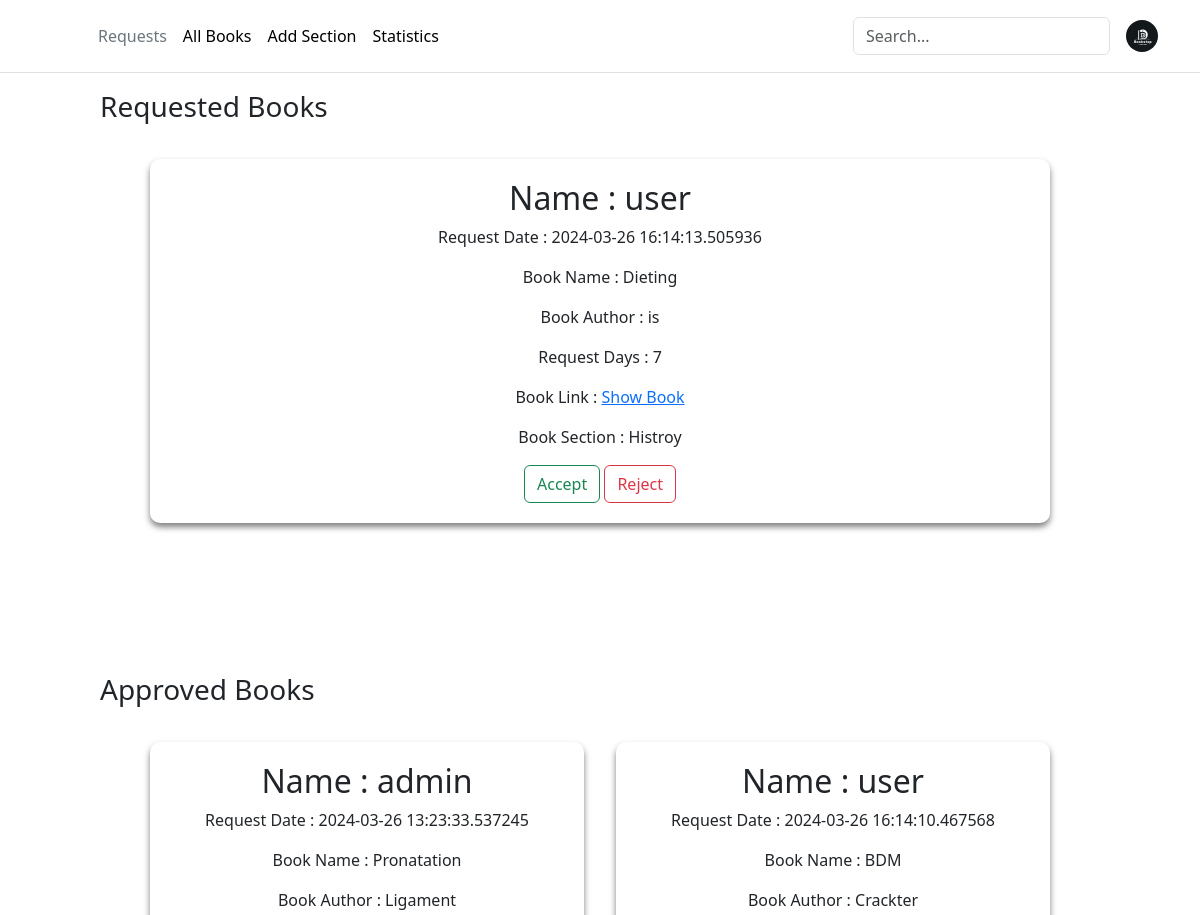
Before: /requestedBooks (upper part) with the older database file.
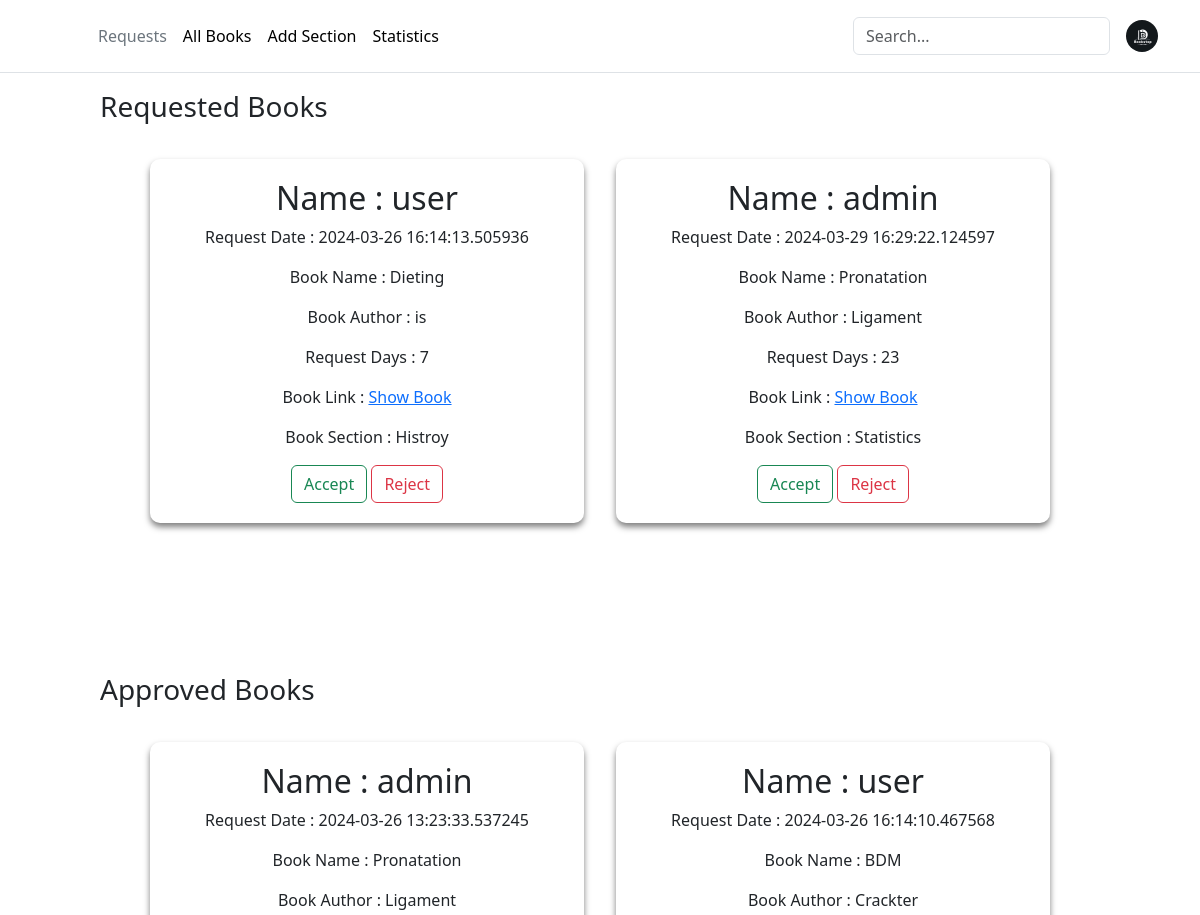
After: the same page with the newer database file.
### app.py (models this page shows)
class BookIssue(db.Model):
    __tablename__ = 'BookIssue'
    IssueId = db.Column(db.Integer, autoincrement=True, primary_key=True)
    UserId = db.Column(db.Integer, db.ForeignKey(User.UserId), nullable=False)
    BookId = db.Column(db.Integer, db.ForeignKey(Books.BookId), nullable=False)
    SectionId = db.Column(db.Integer, db.ForeignKey(Section.SectionId), nullable=False)
    RequestDate = db.Column(db.DateTime, nullable=False, default=datetime.datetime.utcnow)
    Days = db.Column(db.Integer, nullable=False)
    IssueDate = db.Column(db.String)
    IssueStatus = db.Column(db.String, nullable=False)
    LastIssueStatusDate = db.Column(db.String)

### app.py (the view, shortened to what this page needs)
@app.route("/requestedBooks", methods=["GET","POST"])
def requestedBooks():
    BookIssueMergeTable = BookIssueMerge.query.filter(
        BookIssueMerge.Section_Title.isnot(None),
        BookIssueMerge.Author.isnot(None),
        BookIssueMerge.Book_Title.isnot(None),
        BookIssueMerge.IssueStatus == "requested",
        BookIssueMerge.UserName.isnot(None)).all()
    ApprovedBookIssueMergeTable = BookIssueMerge.query.filter(
        BookIssueMerge.Section_Title.isnot(None),
        BookIssueMerge.Author.isnot(None),
        BookIssueMerge.Book_Title.isnot(None),
        BookIssueMerge.IssueStatus == "Approved",
        BookIssueMerge.UserName.isnot(None)).all()
    RejectedBookIssueMergeTable = BookIssueMerge.query.filter(
        BookIssueMerge.Section_Title.isnot(None),
        BookIssueMerge.Author.isnot(None),
        BookIssueMerge.Book_Title.isnot(None),
        BookIssueMerge.IssueStatus == "Rejected",
        BookIssueMerge.UserName.isnot(None)).all()
    return render_template("requestBooks.html", books=BookIssueMergeTable, approvedBooks = ApprovedBookIssueMergeTable, rejectedBooks = RejectedBookIssueMergeTable)

### templates/requestBooks.html (shortened to what this page needs)
<!DOCTYPE html>
<html lang="en">
  <head>
    <link rel="stylesheet" href="/static/add-section.css" />
    {% include 'bootstrap.html' %}
  </head>
  <body>
    <div>
      {% include 'headerAdmin.html' %}
      <div>
        <h3 class="firstHeading">Requested Books</h3>
        <div class="main-container">
          {% for book in books %}
          <div class="section-container" id="1">
            <h2>Name : {{book.UserName}}</h2>
            <p>Request Date : {{book.RequestDate}}</p>
            <p>Book Name : {{book.Book_Title}}</p>
            <p>Book Author : {{book.Author}}</p>
            <p>Request Days : {{book.Days}}</p>
            <p>
              Book Link :
              <a href="{{ url_for('download_book', filename=book.Book_Link) }}"
                >Show Book</a
              >
            </p>
            <div>
              <p>Book Section : {{book.Section_Title}}</p>
            </div>
            <form
              action="/requestedBooks"
              method="post"
              style="display: inline"
            >
              <button type="submit" class="btn btn-outline-success">
                Accept
              </button>
            </form>
            <form
              action="/requestedBooks"
              method="post"
              style="display: inline"
            >
              <button type="submit" class="btn btn-outline-danger">
                Reject
              </button>
            </form>
          </div>
          {% endfor %}
        </div>
        <h3>Approved Books</h3>
        <div class="main-container">
          {% for book in approvedBooks %}
          <div class="section-container" id="1">
            <h2>Name : {{book.UserName}}</h2>
            <p>Request Date : {{book.RequestDate}}</p>
            <p>Book Name : {{book.Book_Title}}</p>
            <p>Book Author : {{book.Author}}</p>
          </div>
          {% endfor %}
        </div>
      </div>
    </div>
  </body>
</html>

### templates/bootstrap.html (shortened to what this page needs)
<link
  href="https://cdn.jsdelivr.net/npm/bootstrap@5.3.2/dist/css/bootstrap.min.css"
  rel="stylesheet"
/>

### templates/headerAdmin.html
<header class="p-3 mb-1 border-bottom">
  <div class="container">
    <div
      class="d-flex flex-wrap align-items-center justify-content-center justify-content-lg-start"
    >
      <a
        href="/"
        class="d-flex align-items-center mb-2 mb-lg-0 link-body-emphasis text-decoration-none"
      >
        <svg
          class="bi me-2"
          width="40"
          height="32"
          role="img"
          aria-label="Bootstrap"
        >
          <use xlink:href="#bootstrap" />
        </svg>
      </a>
      <ul
        class="nav col-12 col-lg-auto me-lg-auto mb-2 justify-content-center mb-md-0"
      >
        <li>
          <a href="/requestedBooks" class="nav-link px-2 link-secondary"
            >Requests</a
          >
        </li>
        <li>
          <a href="/showBooks" class="nav-link px-2 link-body-emphasis"
            >All Books</a
          >
        </li>
        <li>
          <a href="/add-section" class="nav-link px-2 link-body-emphasis"
            >Add Section</a
          >
        </li>
        <li>
          <a href="/adminStats" class="nav-link px-2 link-body-emphasis"
            >Statistics</a
          >
        </li>
      </ul>
      <form class="col-12 col-lg-auto mb-3 mb-lg-0 me-lg-3" role="search">
        <input
          type="search"
          class="form-control"
          placeholder="Search..."
          aria-label="Search"
          id="searchInput"
        />
      </form>
      <img
        src="/static/logo.jpg"
        alt="mdo"
        width="32"
        height="32"
        class="rounded-circle"
      />
    </div>
  </div>
</header>

### static/add-section.css (style rules this page uses)
body { background-color: #2d2a2e; margin: 0; }
.main-container { display: flex; flex-wrap: wrap; padding: 130px; align-items: flex-start; gap: 2em; margin: 20px; }
.section-container { background-color: rgba(255, 255, 255, 0.1); backdrop-filter: blur(10px); border-radius: 10px; padding: 20px 20px; box-shadow: 0 4px 6px rgba(0, 0, 0, 0.5); text-align: center; width: 20%; flex-grow: 1; }
.firstHeading { padding-top: 90px; padding-left: 100px; margin-bottom: -115px !important; }
h3 { padding-left: 100px; margin-bottom: -115px !important; }
header { position: fixed; top: 0; left: 0; width: 100%; background-color: rgba(255, 255, 255, 0.9); z-index: 2; }
input, textarea { width: 100%; padding: 8px; border-radius: 4px; border: solid 1px #0d6efd; color: #000; }
input, textarea { margin-bottom: 20px; }

Changed rows visible on the page:
added BookIssue: UserName "admin", RequestDate "2024-03-29 16:29:22.124597", Book_Title "Pronatation", Author "Ligament", Days "23", Section_Title "Statistics", shown under "Requested Books"
